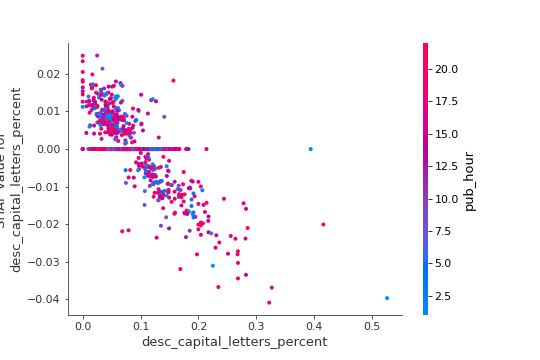
#> input picture notebooks/Etap6/Shap_plots/LogisticRegression/dependency_desc_capital_letters_percent.png, 540 x 360 px, found by its file name
$ jupyter execute --allow-errors Conclusions.ipynb
#> lines starting #> are read from the running program, lines starting #| are printed output that depends on the picture
[cell 1]
import skimage.io as io
from pathlib import Path
import matplotlib.pyplot as plt

## RFC_allFeatures

[cell 2]
path = Path('Shap_plots/RFC_allFeatures/')

#### *desc_capital_letters_percent* - jakieś 15% wielkich liter w opisie, czyli jakieś ważne słowa/frazy pisać wielkimi literami

[cell 3]
plt.figure(dpi=100)
plt.axis('off')

img = io.imread(str(path) + '/dependency_desc_capital_letters_percent.png')
#> img is the input picture: shape (360, 540, 4); mean R, G, B, A 247.3, 243.7, 247.2, 124.2
io.imshow(img)

#### *desc_length* - 300-1500 znaków

[cell 4]
plt.figure(dpi=100)
plt.axis('off')

img = io.imread(str(path) + '/dependency_desc_length.png')
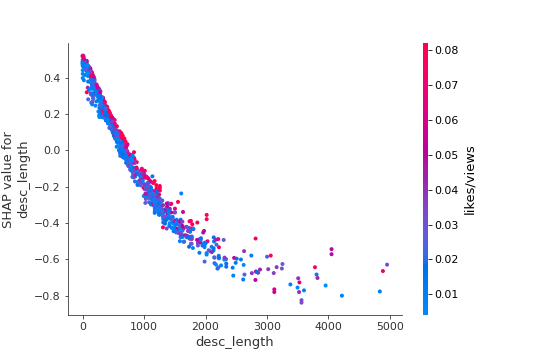
#> input picture notebooks/Etap6/Shap_plots/LogisticRegression/dependency_desc_length.png, 540 x 360 px, found by its file name
#> img is the input picture: shape (360, 540, 4); mean R, G, B, A 245.9, 245, 248.5, 123.9
io.imshow(img)

#### *desc_n_of_words* - powyżej 100 wyrazów

[cell 5]
plt.figure(dpi=100)
plt.axis('off')

img = io.imread(str(path) + '/dependency_desc_n_of_words.png')
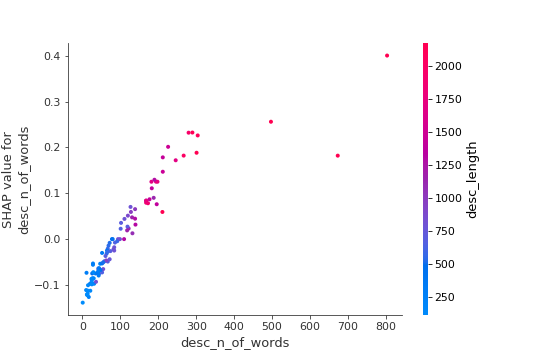
#> input picture notebooks/Etap6/Shap_plots/LogisticRegression/dependency_desc_n_of_words.png, 540 x 360 px, found by its file name
#> img is the input picture: shape (360, 540, 4); mean R, G, B, A 248.3, 247.4, 248.9, 124.1
io.imshow(img)

#### *desc_punctuation* - od 0 do 20 znaków interpunkcyjnych, nie przesadzać z wykrzyknikami itd. krótsze opisy

[cell 6]
plt.figure(dpi=100)
plt.axis('off')

img = io.imread(str(path) + '/dependency_desc_punctuation.png')
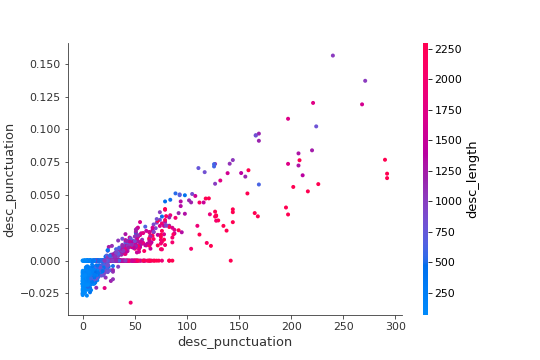
#> input picture notebooks/Etap6/Shap_plots/LogisticRegression/dependency_desc_punctuation.png, 540 x 360 px, found by its file name
#> img is the input picture: shape (360, 540, 4); mean R, G, B, A 246.9, 244.5, 247.5, 124.2
io.imshow(img)

#### *desc_small_letters_percent* - minimum 60% małych liter, ale lepiej więcej

[cell 7]
plt.figure(dpi=100)
plt.axis('off')

img = io.imread(str(path) + '/dependency_desc_small_letters_percent.png')
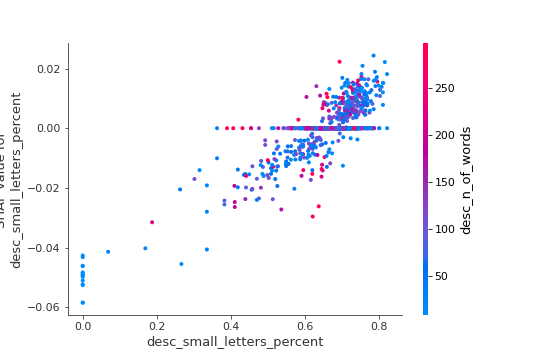
#> input picture notebooks/Etap6/Shap_plots/LogisticRegression/dependency_desc_small_letters_percent.png, 540 x 360 px, found by its file name
#> img is the input picture: shape (360, 540, 4); mean R, G, B, A 245.7, 245.5, 248.8, 123.9
io.imshow(img)

#### *likes/views* - im więcej tym lepiej

[cell 8]
plt.figure(dpi=100)
plt.axis('off')

img = io.imread(str(path) + '/dependency_likes-views.png')
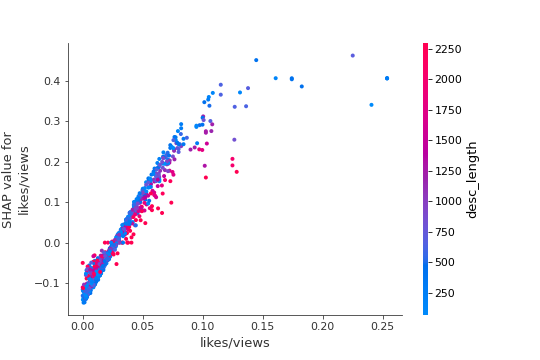
#> input picture notebooks/Etap6/Shap_plots/LogisticRegression/dependency_likes-views.png, 540 x 360 px, found by its file name
#> img is the input picture: shape (360, 540, 4); mean R, G, B, A 246.9, 245.7, 248.6, 123.9
io.imshow(img)
